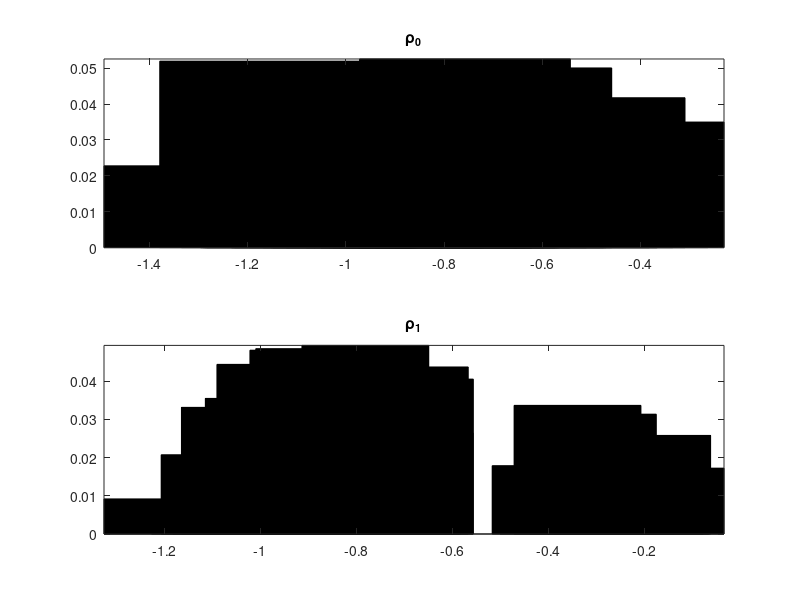
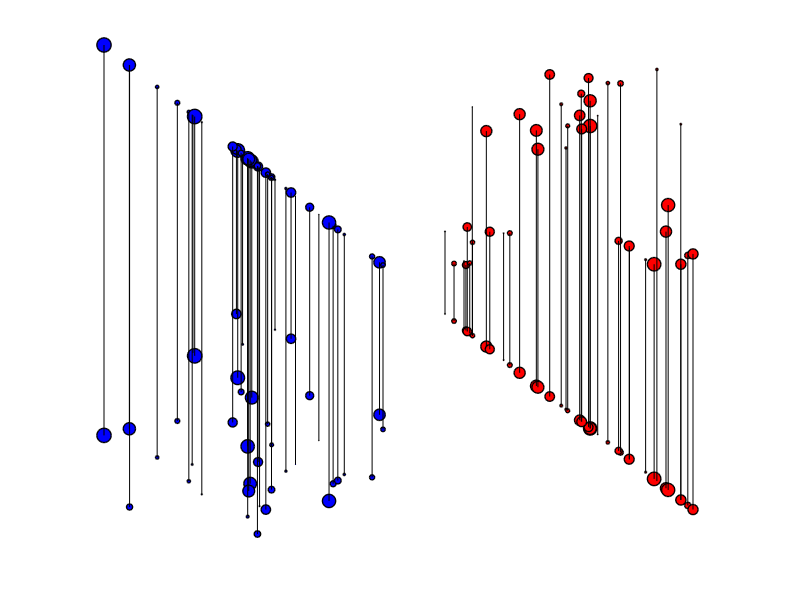

MATLAB code to generate these figures, in order: (Note: this script raises an error after producing the figures.)
%% Multi-Marginal Optimal mass transport problem
% This script numerically solves an OMT problem as follows:
% 1. Transportation cost: C_{ijk} = \frac{x_{i}^2}{t_{k}} + \frac{y_{i}^2}{T - t_{k}}
% 2. Transportation map: Pi_{ijk} with its three marginials: p_i, q_i, r_k
%    such that \sum_{jk} = p_{i}, \sum_{ik} = q_{j}, \sum_{ij} = r_k.
%    p_i and q_j are two probability vector   
% 3. The mariginal along the t cooridinates has an upper-bound cap*T/n holds all the time.
% 4. p is transported to q in the time interval [0,T]

% The optimizer is the vector r_k which minimize the transportation cost:
% min_{ijk} C_{ijk}.*\Pi_{ijk}

% The code works in MATLAB 2019 a,b
% CVX with MOSEK solver is used:
% Installation of CVX: http://cvxr.com/cvx/

%% This Script is for Dirac transportation and plot, check note for the desired figure we want to see 
clear all
clc
%% Define the two probability distributions p_{i} and q_{j} and cooridinates X(p), Y(q)
% Consider p_{i} and q_{j} are two discretes distributions 
% p_{i}: i = 1, 2,..., n1
% q_{j}: j = 1, 2,..., n2
 
%% Distributions generator in 2-D
% Dimensions n0,n1 of the clouds
n0 = 40;
n1 = 40;


gauss = @(q,a,c)a*randn(2,q)+repmat(c(:), [1 q]);

% Let X0 between [-1,0]
X0 = randn(2,n0)*.3;
X0(1,:) = rescale(X0(1,:),-1,-0.1);
X0(2,:) = rescale(X0(2,:),-1,-0.1);

x = -sqrt(X0(1,:).^2+X0(2,:).^2);

% Let X1 between [0,1]
X1 = [gauss(n1/2,.5, [0 1.6]) gauss(n1/4,.3, [-1 -1]) gauss(n1/4,.3, [1 -1])];
X1(1,:) = rescale(X1(1,:),0.1,0.9);
X1(2,:) = rescale(X1(2,:),0.1,0.9);
y = -sqrt(X1(1,:).^2+X1(2,:).^2);

normalize = @(a)a/sum(a(:));

p0 = normalize(rand(n0,1));
p1 = normalize(rand(n1,1));

figure(1)
figure(1)
subplot(2,1,1);
bar(x, p0, 'k'); axis tight;
title('\rho_{0}')
subplot(2,1,2);
bar(y, p1, 'k'); axis tight;
title('\rho_{1}')

%%
myplot = @(x,y,ms,col)plot(x,y, 'o', 'MarkerSize', ms, 'MarkerEdgeColor', 'k', 'MarkerFaceColor', col, 'LineWidth', 1);

figure(2)
hold on;
% two dimension case
for i=1:length(p0)
    myplot(X0(1,i), X0(2,i), p0(i)*length(p0)*5, 'b');
end

for i=1:length(p1)
    myplot(X1(1,i), X1(2,i), p1(i)*length(p1)*5, 'r');
end

% diagonal mass summation
for i=1:length(p0)
    myplot(X0(1,i), -X0(1,i), p0(i)*length(p0)*5, 'b');
end

for i=1:length(p0)
    myplot(X1(1,i), -X1(1,i), p1(i)*length(p1)*5, 'r');
end

% Original point, location of the 'toll'
% scatter(0,0,,'filled')

% % rho-0 correspondence
% plot(X0(1,:),X0(1,:),X0(2,:),-X0(1,i),'b')
% plot(X0(1,:),-X0(1,:),'b','LineWidth',1);
% % rho-1 correspondence
% plot(X1(1,:),-X1(1,:),'r','LineWidth',1);

% Projection rho 0
for i=1:length(p0)
    line([X0(1,i),X0(1,i)],[X0(2,i),-X0(1,i)],'Color','k');
end

% Projection rho 1
% Projection rho 0
for i=1:length(p1)
    line([X1(1,i),X1(1,i)],[X1(2,i),-X1(1,i)],'Color','k');
end


axis([-1 1 -1 1]); 
axis off;
ax = gca;
ax.XAxisLocation = 'origin';
ax.YAxisLocation = 'origin';
hold off

title('2-D')
%% Define the time t_{i} \in [0, T] (tk):
% Discretization of the time mariginal by nt (not exceed 500)
nt = 200;

% Define the time interval [0,T], notice that T is not neccesary to be 1.
T = 1;
t = T*(0+0.01:nt-0.01)'/nt;

%% Define the cost function C(x,y,t):
% C(x,y,t) = C_{ijk} = (x_i)^2./t_k + (y_i)^2/(T - t_k)
% Compute the 3-dimensional Cost matrix
[X,Y,tk] = meshgrid(x,y,t);
C = X.^2./tk + Y.^2./(T-tk);

% The order of the x-y axis need to be changed by the permute function,
Cost = permute(C,[2,1,3]);

%% CVX solver 
% The optimization problem:
% Variables: 
% The multi marginial coupling \Pi, the 'toll' constraint on time r_{k}
% Objective fucntion: \sum_{i}\sum_{j}\sum_{k} Cost(i,j,k).*\Pi 
% Constraints: 
% 1) marginal p_i, q_j, r_k
% 2) lower bound of \Pi_{i,j,k}: \Pi_{i,j,k} \geq 0
% 3) lower and upper bound of r_{k}: 0 \geq r_{k} \leq (capacity.*T./nt)

% The CVX solver: MOSEK needs to be installed. 
% The sum function in the CVX package do not support high dimension summation
% The capacity constraint should be larger than 1: cap*T/nt>1

% Define the capacity 
cap = 2.5;
capacity = cap*T/nt;
%%
cvx_begin
cvx_solver mosek
cvx_precision best
    variable Pi(n1,n2,nt)
    variable rk(nt)
    minimize(sum(sum(sum(Cost.*Pi))))
    subject to  
    % Define multi-marginal coupling counstraints:
    % 1.Marginal constraints on x coordinate
      squeeze(sum(sum(permute(Pi,[2,3,1])))) == p;
    % 2.Marginal constraints on y coordinate   
      squeeze(sum(sum(permute(Pi,[3,1,2])))) == q;
    % 3.Marinigal on t-coordinate
      squeeze(sum(sum(Pi))) == rk;  
    % 4.Element-wise lower bound for \Pi
      Pi >= 0;
    % 5.Capacity/Toll constraint
      0 <= rk <= capacity;    % r_{k} with upperbound,
      % 0 <= rk               % r_{k} without upperbound.
cvx_end


%% Check 3 marginal constraints:
fprintf('Constraints deviation (should be 0):'); 
sum(squeeze(sum(sum(permute(Pi,[2,3,1])))) - p)
sum(squeeze(sum(sum(permute(Pi,[3,1,2])))) - q)
sum(squeeze(sum(sum(Pi)))- rk)

%% Show that t marginal is a prbability measure
fprintf('Time marginal measure check:'); 
sum(rk)

%% Plots of rk, evolutionary probability distributions at moment t
figure(3)
flux = plot(t,rk);
flux.LineWidth = 2;
flux.Color ='#0072BD';
title('Marginal of Time between [0,T]')

figure(4)
bar(t,rk, 'k'); axis tight;
title('Marginal of Time between [0,T]')

%% 3D plot with 3 marginals
% Things need to be plotted here:
% 1. p  with x-axis, 2. q with y-axis, 3. rk with t-axis, 4. capacity 
% Original coordinates:
% x = (0:n1-1)'/n1-1;         % x \in [-1,0]
% y = (1:n2)'/n2;             % y \in [0,1]
% t = T*(0+0.01:nt-0.01)'/nt; % t \in [0,1]

% Generate new coordinates for 3D plot
xx1 = x;
xx2 = zeros(size(xx1));
xx = [xx1,xx2,p];
yy1 = y;
yy2 = ones(size(yy1));
yy = [yy1,yy2,q];
tt1 = t;
tt2 = zeros(size(tt1));
tollheight = capacity*ones(size(tt1));


%% figure: Line plot3
figure(5)
p1 = plot3(xx1,xx2,p,'LineWidth',3);
hold on
p2 = plot3(yy1,yy2,q,'LineWidth',3);
scaler = 20;
% tplot = plot(rk*scaler,tt1,'LineWidth',2,'Color','k','LineStyle',':');
tplot = plot3(tt2,tt1,rk,'LineWidth',2,'Color','k');
toll = plot3(tt2,tt1,tollheight,'LineWidth',4,'Color','r','LineStyle',':');
hold off
grid on
xlabel('X/Y')
ylabel('Time')
zlabel('Probability Density')
title('3-D Line Plot')


%% Coupling of p and q illustration
pqCoupling = sum(Pi,3);
ptCoupling = squeeze(sum(Pi,2));
qtCoupling = squeeze(sum(Pi,1));

figure(6)
plot(t,rk)
%% Display the optimal assignement

figure(7)
p1 = plot3(xx1,xx2,p,'LineWidth',1.5,'Color','k');

hold on
p2 = plot3(yy1,yy2,q,'LineWidth',1.5,'Color','k');
tplot = plot3(tt2,tt1,rk,'LineWidth',1.5,'Color','k');
toll = plot3(tt2,tt1,tollheight,'LineWidth',1.5,'Color','r','LineStyle',':');
% bar3(tt2,tt1,tollheight);

% Plot the grey 'area' by Line
% pt Coupling (correct):
[Ipt,Jpt,~] = find(ptCoupling);
for ipt=1:length(Ipt)
    pt_assignement = plot([xx(Ipt(ipt),1),tt2(Jpt(ipt))],[xx(Ipt(ipt),2),tt1(Jpt(ipt))],'LineWidth',3,'Color',[0.8 0.8 0.8]);
end

% qt Coupling (order fixed):
[Iqt,Jqt,~] = find(qtCoupling);
for iqt=1:length(Iqt)
    qt_assignement = plot([yy(Iqt(iqt),1),tt2(Jqt(iqt))],[yy(Iqt(iqt),2),tt1(Jqt(iqt))],'LineWidth',3,'Color',[0.8 0.8 0.8]);
end

% Plot the Dash line within the grey area to show point-wise assigments
for iptdash=1:10:length(Ipt)
    pt_assignement_dash = plot([xx(Ipt(iptdash),1),tt2(Jpt(iptdash))],[xx(Ipt(iptdash),2),tt1(Jpt(iptdash))],'LineWidth',0.5,'LineStyle','--','Color','k');
end

for iqtdash=1:10:length(Iqt)
    qt_assignement_dash = plot([yy(Iqt(iqtdash),1),tt2(Jqt(iqtdash))],[yy(Iqt(iqtdash),2),tt1(Jqt(iqtdash))],'LineWidth',0.5,'LineStyle','--','Color','k');
end

% Color the 'bumps' with dark grey
% Bump: 1,2,3,... need manually input y coordinates of the bumps

yarea = [0.095 0.105 0.355 0.365 0.47 0.48 0.51 0.545 0.595 0.615 0.79 0.805];
xarea = zeros(size(yarea));

zperiod = [0 capacity capacity 0];
zarea = [zperiod,zperiod,zperiod];

tollgrey = fill3(xarea,yarea,zarea, [0.2 0.2 0.2]);
tollgrey.FaceAlpha = 0.5;


hold off
xlabel('Space','FontSize',14)
ylabel('Time','FontSize',14)
zlabel('Probability Density','FontSize',14)